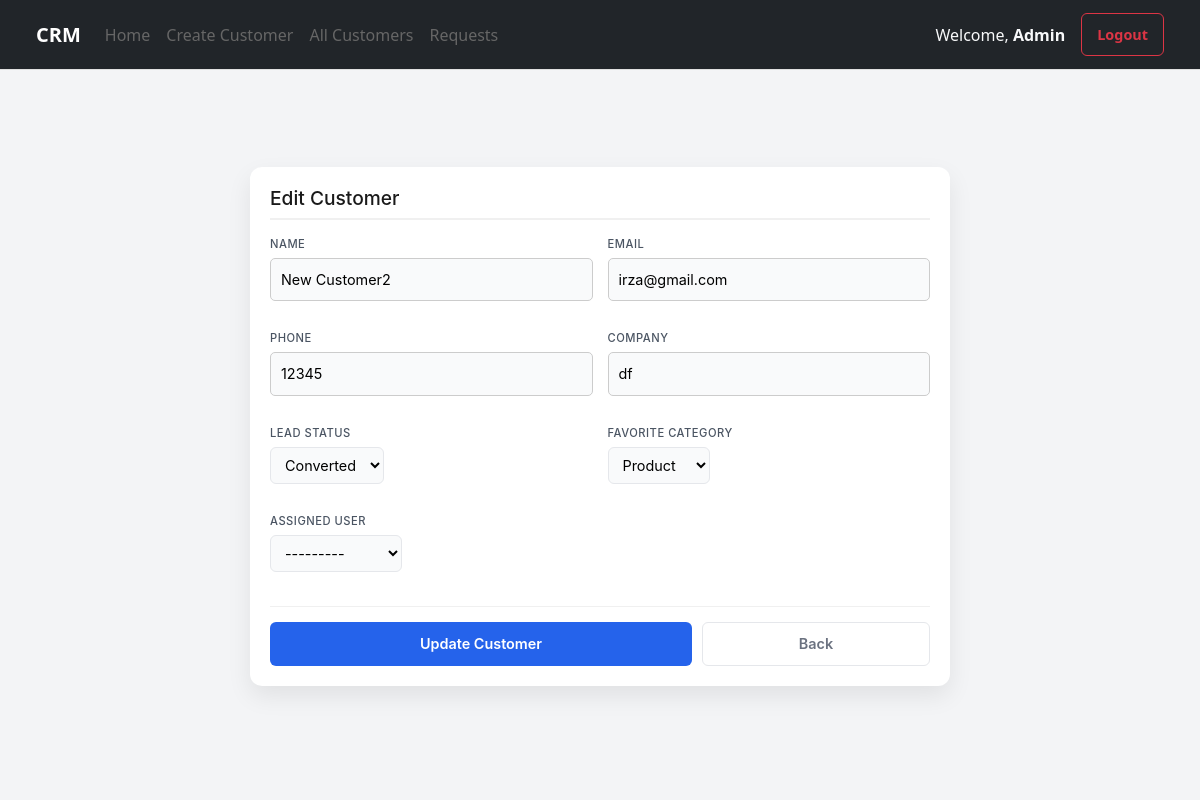
Page /edit-customer/3/ (signed in) on the earlier database version.
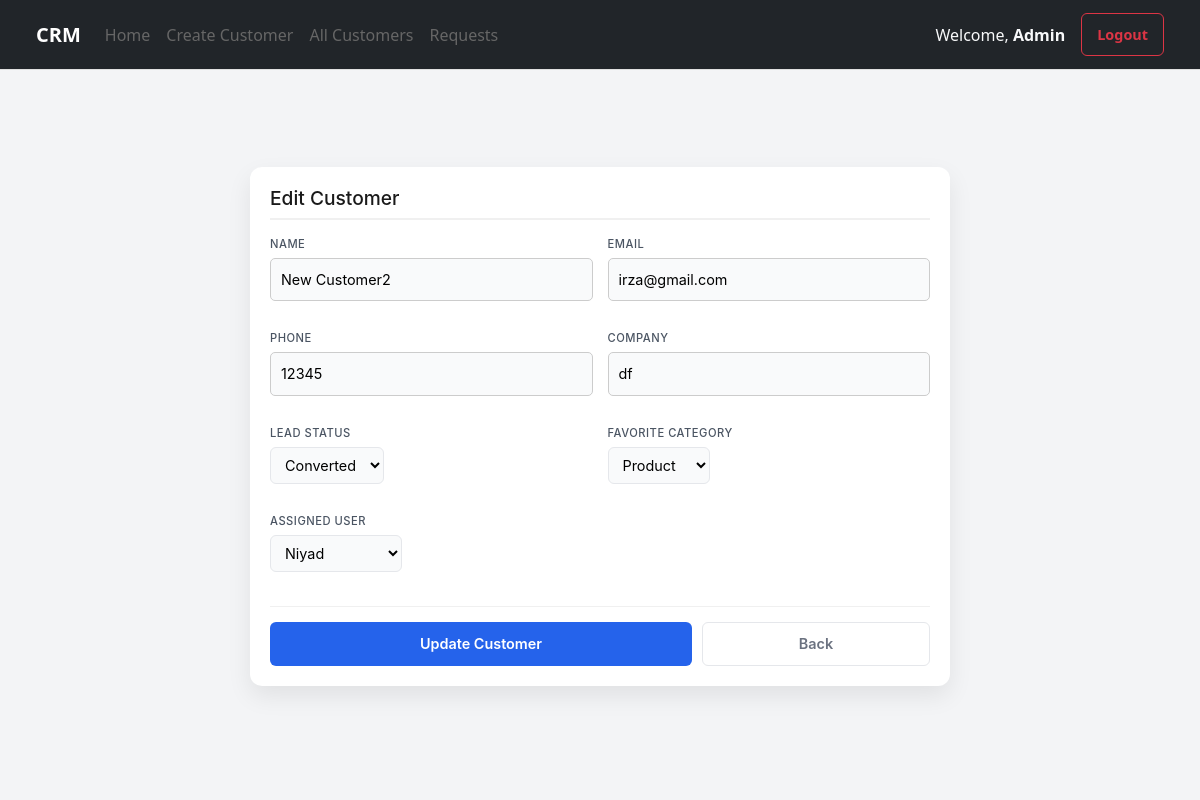
Same page on the later database version.
### crm/models.py (models this page shows, shortened)
class Customer(models.Model):
    name =  models.CharField(max_length=100)
    email = models.EmailField(unique=True)
    phone = models.IntegerField()
    company = models.CharField(max_length=100, blank=True)
    lead_status = models.CharField(max_length=20, choices=LEAD_STATUS, default='new')
    favorite_category = models.CharField(max_length=50,choices=CATEGORY_CHOICES)
    assigned_user = models.ForeignKey(User, on_delete=models.CASCADE, related_name='customers',blank=True,null=True)
    created_at = models.DateTimeField(auto_now_add=True)

### crm/views.py (the view, shortened to what this page needs)
# urls.py: path('edit-customer/<id>/',edit_customer,name="edit-customer"),
def edit_customer(request,id):
    data = get_object_or_404(Customer,id=id)
    form = CustomerForm(instance=data)
    if not request.user.is_active:
        return redirect('login')
    if not request.user.is_superuser:
        if 'assigned_user' in form.fields:
            del form.fields['assigned_user']
    return render(request,'edit_customer.html',{'form':form})

### crm/forms.py
class CustomerForm(ModelForm):
    class Meta:
        model = Customer
        fields = ['name','email','phone','company','lead_status','favorite_category','assigned_user']

### templates/edit_customer.html (shortened to what this page needs)
{% extends 'base.html' %}
{% block navbar %}
    {% include 'navbar.html' %}
{% endblock navbar %}
{% block content %}
    <div class="crm-wrapper">
        <div class="crm-form-container">
            <h2>Edit Customer</h2>
            <form method="POST">
                <div class="crm-grid">
                    {% for field in form %}
                        <div class="form-group">
                            <label>{{ field.label }}</label>
                            {{ field }}
                        </div>
                    {% endfor %}
                </div>
                <div class="form-actions">
                    <button type="submit" class="btn btn-primary btn-save">Update Customer</button>
                    <a href="{% url 'customer-list' %}" class="btn btn-cancel btn-outline-danger">Back</a>
                </div>
            </form>
        </div>
    </div>
{% endblock content %}

Differences in the rows shown:
changed Customer "New Customer2": assigned_user "---------" → "Niyad"
